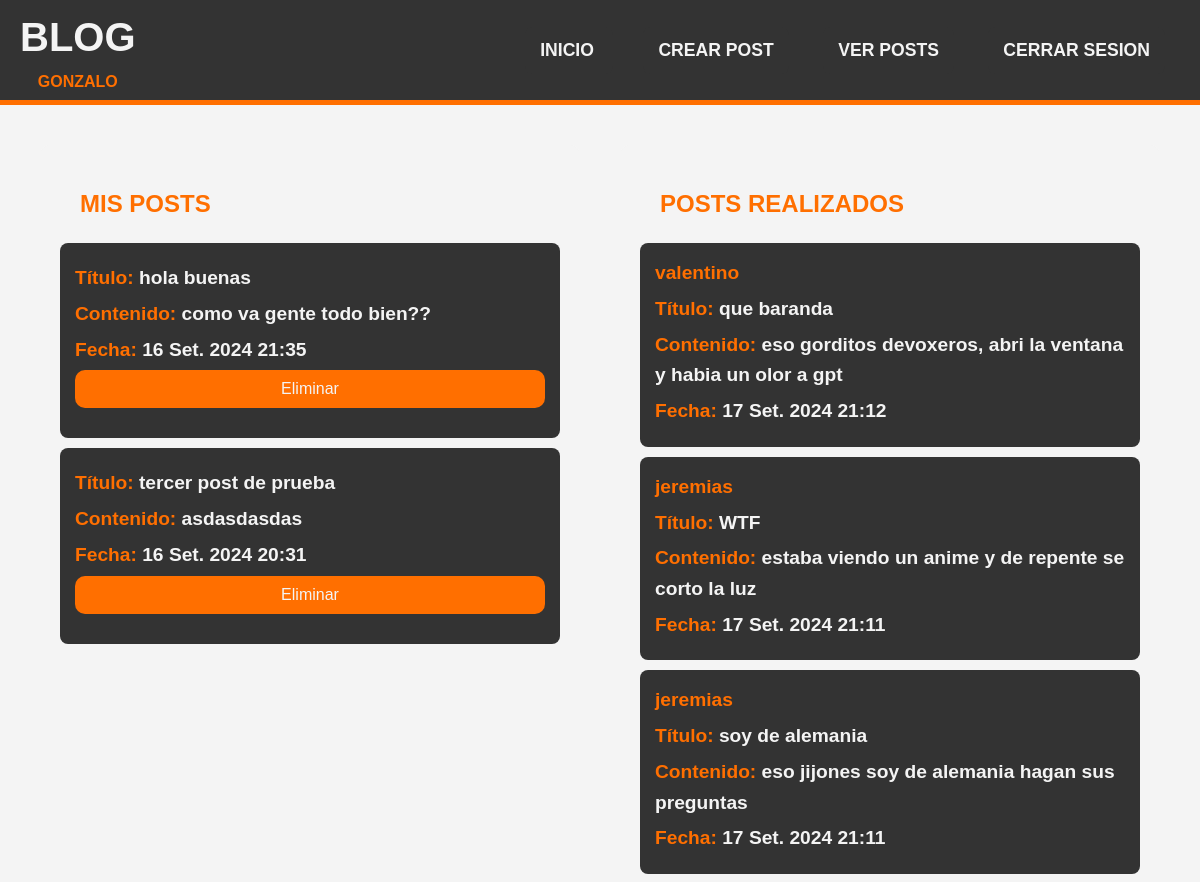
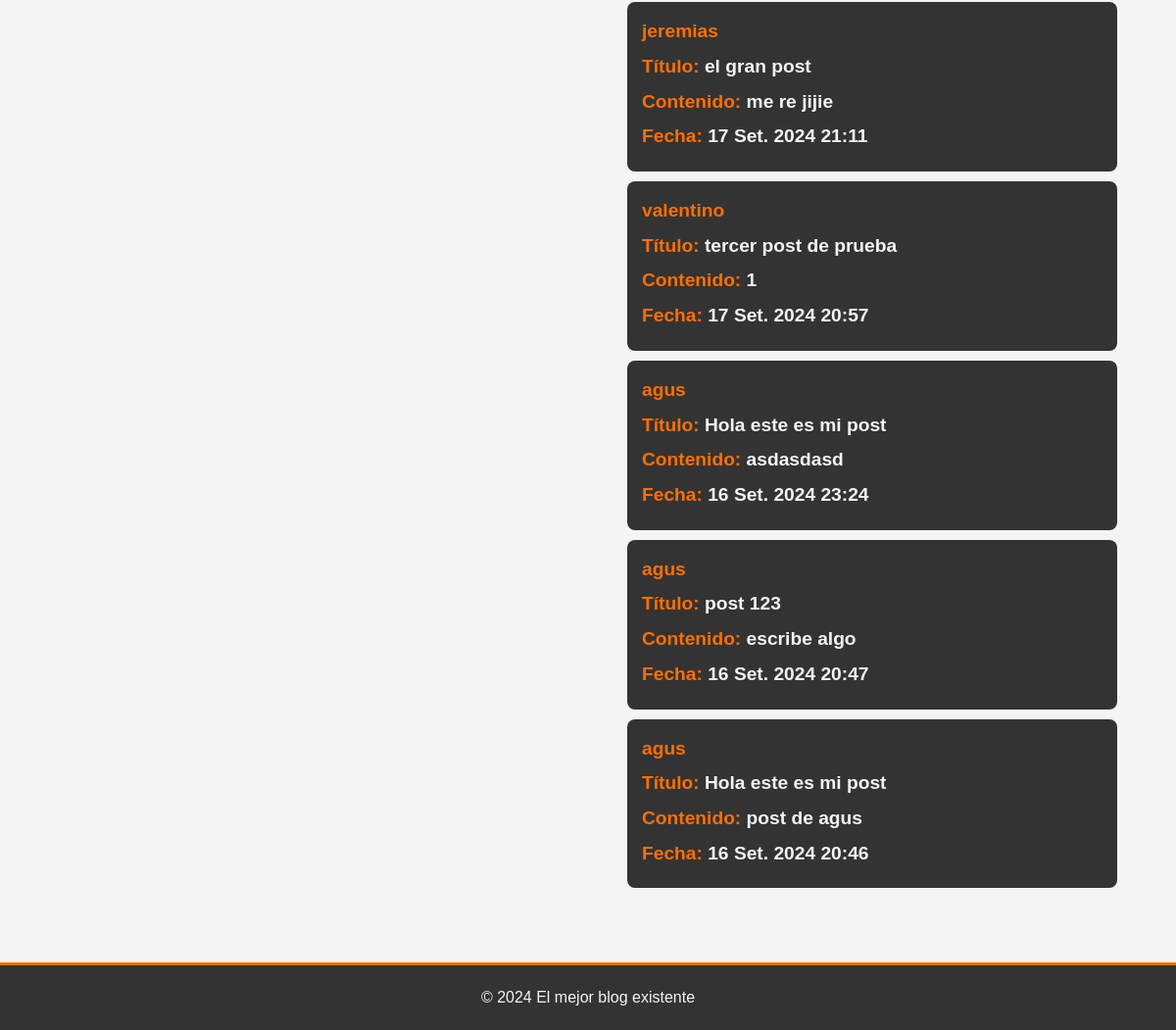
The page /posts/ (signed in) on the database its author committed (2 pictures, top to bottom).
### post/models.py (models this page shows, shortened)
class Posteo(models.Model):
    titulo = models.CharField(max_length=120)
    contenido= models.TextField()
    Fecha_de_publicacion = models.DateTimeField(auto_now_add=True)
    author= models.ForeignKey(User, on_delete=models.CASCADE, related_name='post_manage')

### post/views.py (the view)
# urls.py: path('posts/',views.post_list, name='lista_posteos'),
@login_required
def post_list(request):
    posts = Posteo.objects.all().order_by('-Fecha_de_publicacion')  # Muestra los posts más recientes primero
    return render(request, 'posts.html', {'posts': posts})

### post/templates/posts.html (shortened to what this page needs)
{% extends 'base.html' %}
{% block content %}
<div class="post-page-container">
    <div class="main-div">
        <div class="my-posts-section">
            <h2>MIS POSTS</h2>
            <ul class="posts-list">
                {% for post in posts %}
                    {% if post.author == user %}
                    <a href="{% url 'detalle_posteo' post.pk %}" class="post-link">
                        <li class="post-item">
                                <p><strong>Título:</strong> {{ post.titulo }}<br></p>
                                <p><strong>Contenido:</strong> {{ post.contenido }}<br></p>
                                <p><strong>Fecha:</strong> {{ post.Fecha_de_publicacion }}<br></p>
                                <form method="POST" action="{% url 'delete' post.pk %}">
                                    <button type="submit">Eliminar</button>
                                </form>
                            </li>
                        </a>
                    {% endif %}
                {% empty %}
                    <p>No hay posts para mostrar</p>
                {% endfor %}
            </ul>
        </div>
        <div class="other-posts-section">
            <h2>POSTS REALIZADOS</h2>
            <ul class="posts-list">
                {% for post in posts %}
                    {% if post.author != user %}
                    <a href="{% url 'detalle_posteo' post.pk %}" class="post-link">
                        <li class="post-item">
                                <strong>{{ post.author }}</strong><br>
                                <p><strong>Título:</strong> {{ post.titulo }}<br></p>
                                <p><strong>Contenido:</strong> {{ post.contenido }}<br></p>
                                <p><strong>Fecha:</strong> {{ post.Fecha_de_publicacion }}<br></p>
                            </li>
                        </a>
                    {% endif %}
                {% empty %}
                    <p>Nadie ha creado posts :(</p>
                {% endfor %}
            </ul>
        </div>
    </div>
</div>
{% endblock %}

### post/templates/base.html (shortened to what this page needs)
<!DOCTYPE html>
<html lang="es">
<head>
    {% load static %}
    <link rel="stylesheet" href="{% static 'css/styles.css' %}">
    <link rel="stylesheet" href="{% static 'css/extra.css' %}">
</head>
<body>
    <header>
        <div class="header">
        <h1>BLOG</h1>
        <p><strong> {{ user.username|upper }}</strong> </p>
        </div>
        <nav>
            <ul>
                {% if user.is_authenticated %}
                <li><a href="{% url 'home' %}">INICIO</a> </li>
                <li><a href="{% url 'crear' %}">CREAR POST</a></li>
                <li><a href="{% url 'lista_posteos' %}">VER POSTS</a></li>
                <li><a href="{% url 'logout' %}">CERRAR SESION</a></li>
                {% else %}
                <li><a href="{% url 'login' %}">INICIAR SESION</a></li>
                <li><a href="{% url 'register' %}">REGISTRARSE </a></li>
                {% endif %}
            </ul>
        </nav>
    </header>
    <main>
        {% block content %}
        {% endblock %}
    </main>
    <footer>
       © 2024 El mejor blog existente
    </footer>
</body>
</html>

### post/static/css/styles.css (style rules this page uses)
:root { --color-naranja: #ff6f00; --color-gris: #333333; --color-claro: #f4f4f4; }
body { font-family: Arial, Helvetica, sans-serif; background-color: var(--color-claro); color: var(--color-gris); margin: 0; padding: 0; line-height: 1.6; min-height: 100vh; }
header { display: flex; align-items: center; justify-content: space-between; background-color: var(--color-gris); color: var(--color-claro); padding: 0 20px; text-align: center; border-bottom: 5px solid var(--color-naranja); height: 100px; }
header h1 { margin: 0 auto; text-align: center; font-size: 2.5em; flex-grow: 1; }
header p { margin: 0; text-align: center; color: var(--color-claro); }
nav ul { list-style-type: none; padding: 0; margin: 0; text-align: center; }
nav ul li { display: inline; margin: 0 15px; }
nav ul li a { color: var(--color-claro); text-decoration: none; font-weight: bold; font-size: 1.1em; transition: color 0.5s ease; }
footer { background-color: var(--color-gris); color: var(--color-claro); text-align: center; padding: 20px; border-top: 3px solid var(--color-naranja); }
.main-div { display: flex; justify-content: space-around; flex-wrap: wrap; padding: 20px; margin: 20px; gap: 20px; }
.main-div > div { flex: 1; background-color: var(--color-claro); border-radius: 10px; padding: 20px; margin-right: 20px; }
.main-div > div:last-child { margin-right: 0; }
h2 { color: var(--color-naranja); margin-bottom: 20px; margin-left: 20px; }
form { display: flex; flex-direction: column; gap: 15px; margin-bottom: 15px; }
button[type="submit"] { background-color: var(--color-naranja); border: none; border-radius: 10px; color: var(--color-claro); cursor:pointer; font-size: 16px; padding: 10px; transition: background-color 0.3s ease; text-align: center; }
ul { list-style-type: none; padding: 0; }
li { background-color: var(--color-gris); border-radius: 8px; padding: 15px; margin-bottom: 10px; }
li p { margin: 5px 0; color: var(--color-claro) }
strong { color: var(--color-naranja); }

### post/static/css/extra.css (style rules this page uses)
.post-link { text-decoration: none; font-size: 1.2em; color: var(--color-naranja); font-weight: bold; transition: color 0.3s ease; }

### rows shown on the page
Posteo: titulo "hola buenas", contenido "como va gente todo bien??", Fecha_de_publicacion "16 Set. 2024 21:35"
Posteo: titulo "tercer post de prueba", contenido "asdasdasdas", Fecha_de_publicacion "16 Set. 2024 20:31"
Posteo: author "valentino", titulo "que baranda", contenido "eso gorditos devoxeros, abri la ventana y habia un olor a gpt", Fecha_de_publicacion "17 Set. 2024 21:12"
Posteo: author "jeremias", titulo "WTF", contenido "estaba viendo un anime y de repente se corto la luz", Fecha_de_publicacion "17 Set. 2024 21:11"
Posteo: author "jeremias", titulo "soy de alemania", contenido "eso jijones soy de alemania hagan sus preguntas", Fecha_de_publicacion "17 Set. 2024 21:11"
Posteo: author "jeremias", titulo "el gran post", contenido "me re jijie", Fecha_de_publicacion "17 Set. 2024 21:11"
Posteo: author "valentino", titulo "tercer post de prueba", contenido "1", Fecha_de_publicacion "17 Set. 2024 20:57"
Posteo: author "agus", titulo "Hola este es mi post", contenido "asdasdasd", Fecha_de_publicacion "16 Set. 2024 23:24"
Posteo: author "agus", titulo "post 123", contenido "escribe algo", Fecha_de_publicacion "16 Set. 2024 20:47"
Posteo: author "agus", titulo "Hola este es mi post", contenido "post de agus", Fecha_de_publicacion "16 Set. 2024 20:46"

### other values the page prints
{{ user.username|upper }} "GONZALO"
